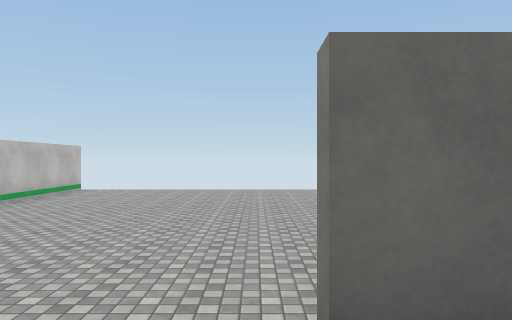
view 1 (above)

14 first-person views from a walk through a Unity game level. The camera is 1.5 m above the floor, looks level and sees 70° across. Doors are open. The floor is counted in squares, 2 m on a side. Each view is taken from the middle of a square. On the plan, view 1 faces up. The plan holds only what a view shows up to about 11 squares ahead; the rest is blank. The place goes on beyond the plan. The player character is not drawn. Surface patterns are stand-ins for the level's own textures.

view 2
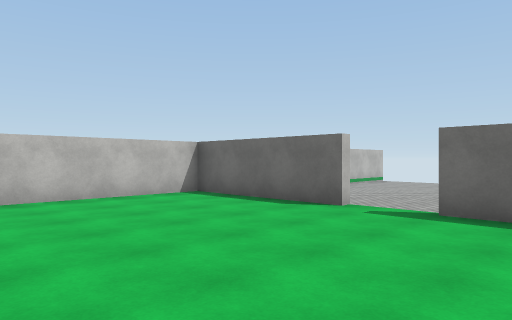

view 3
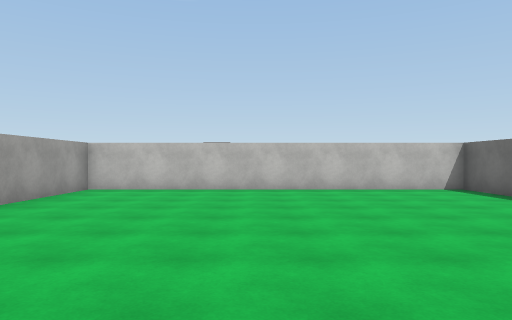

view 4
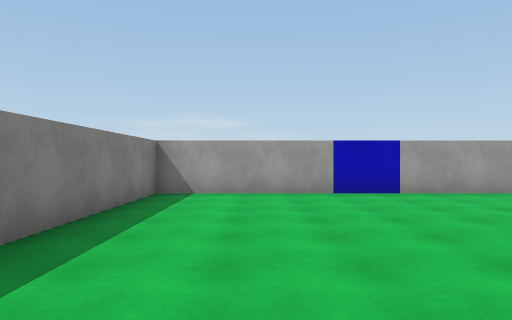

view 5
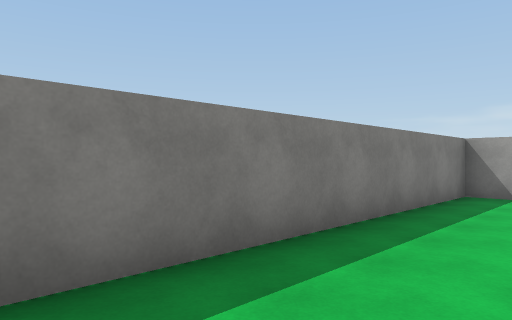

view 6
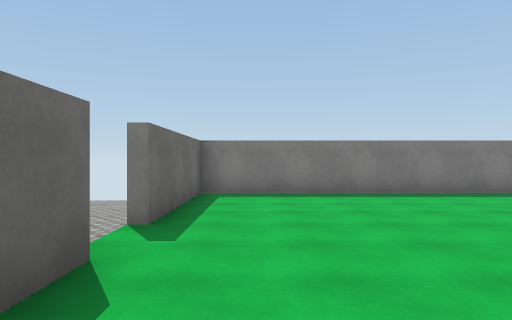

view 7
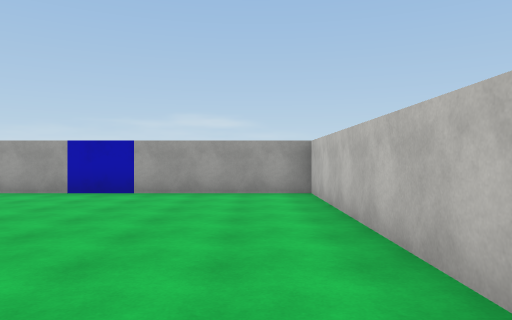

view 8
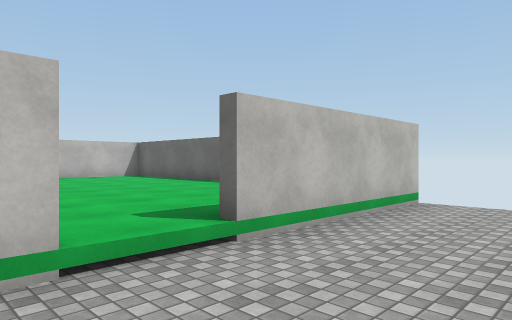

view 9
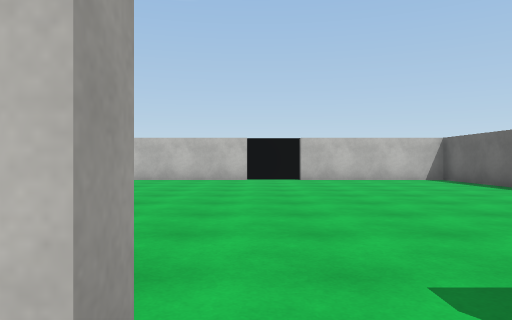

view 10
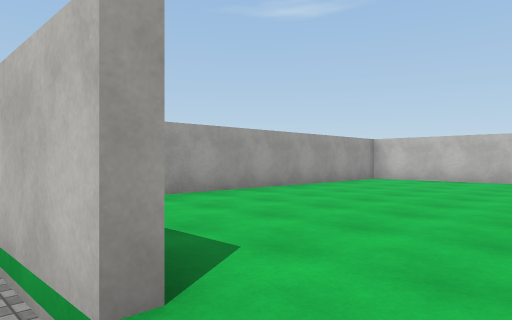

view 11
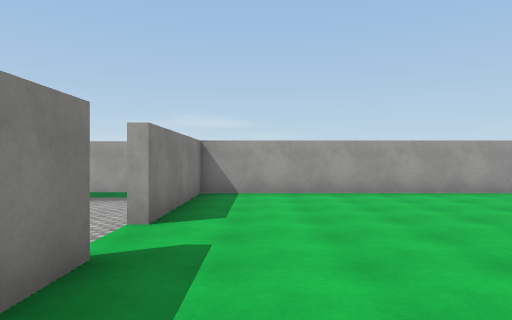

view 12
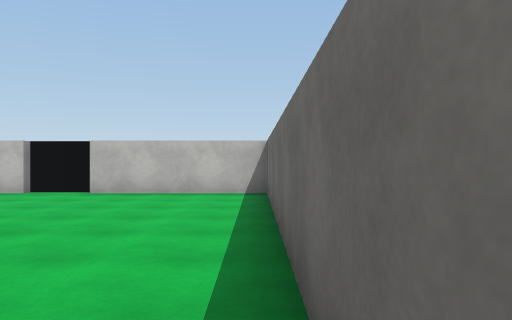

view 13
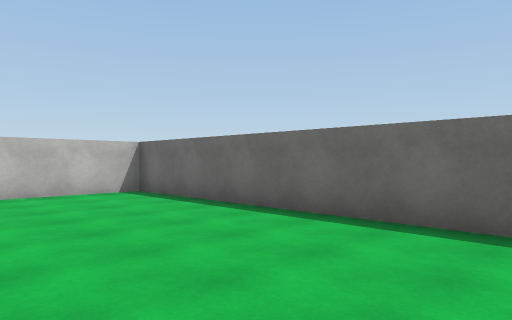

view 14
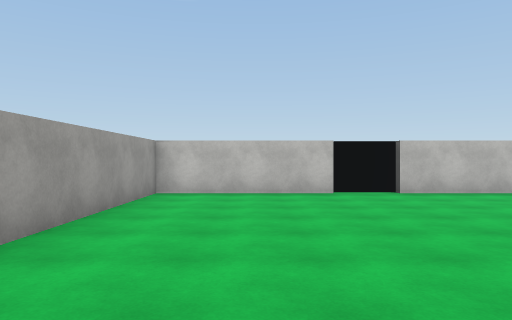

### Floor plan
Key: @ floor where view 1 was taken; # wall or solid block; . main floor; - floor 0.5 m lower than the main floor; D open door.
Columns run from 16 left of view 1 to 5 right of it. Each row starts with its distance up from view 1.
 12 ###########
 11 #.........#--------
 10 #.........#--------
  9 #.........#-------
  8 #.........#-------
  7 #.........D-------
  6 #.........D-------
  5 #.........#-------
  4 #.........#-------
  3 #.........#---------
  2 #.........#---------
  1 ###############DD#####
  0           #.....@....#
 -1           #..........#
 -2           #..........#
 -3           #..........#
 -4           #..........#
 -5           #..........#
 -6           #..........#
 -7           #..........#
 -8           #..........#
 -9           ############

Positions as (right, up) in squares from view 1, and headings:
1: (0, 0), facing up
2: (2, -4), facing up-left
3: (4, -4), facing left
4: (2, 0), facing down
5: (2, 0), facing down-right
6: (-4, 0), facing right
7: (-4, 0), facing down
8: (-3, 5), facing up-left
9: (-5, 6), facing left
10: (-5, 7), facing down-left
11: (-7, 10), facing down
12: (-7, 11), facing left
13: (-7, 7), facing up-left
14: (-7, 4), facing left
